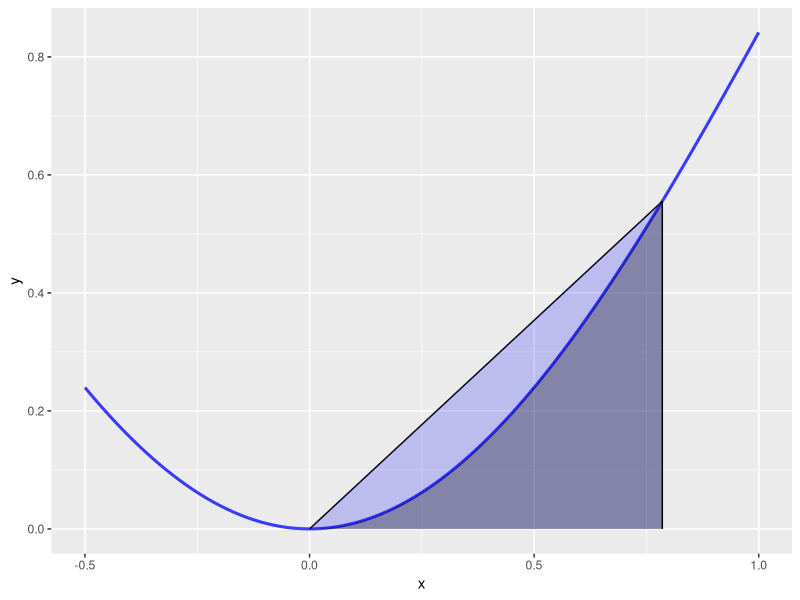
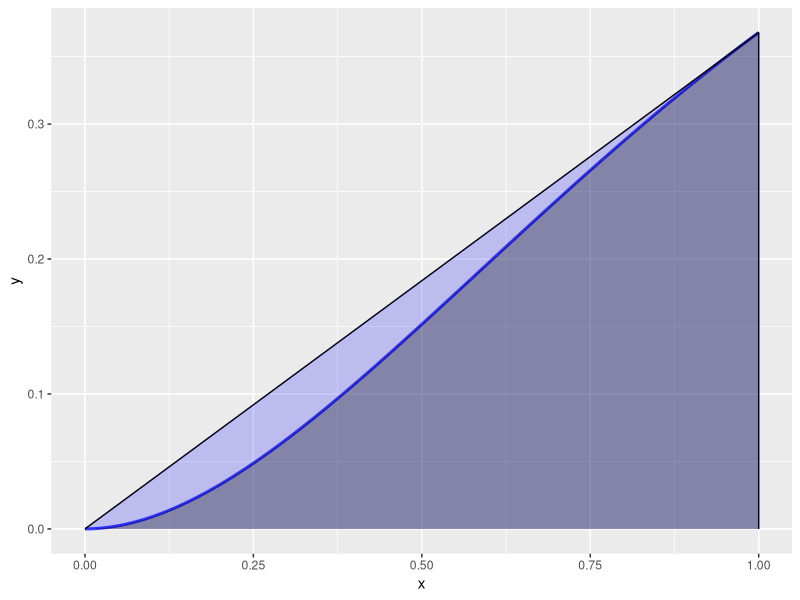

The R source for these figures, in order:
## ---- chunk 1


library(stringr)
library(tidyverse)
library(lubridate)
library(ggplot2)
library(zoo)

## ---- chunk 2

f <- function(x) {
  return(x * sin(x))
}
# Create a data frame to store all the points needed for the approximation trapezoid
df <- data.frame(cbind(c(0, pi/4, pi/4, 0), c(0, f(pi/4), 0, 0)))
# Plot the function and its approximation by the trapezoidal rule
ggplot(data = data.frame(x = 0), mapping = aes(x = x)) + 
  stat_function(fun = f, size = 1.05, alpha = 0.75, color='blue') + 
  geom_segment(aes(x = 0, y = 0, xend = pi/4, yend = f(pi/4))) + 
  geom_segment(aes(x = pi/4, y = 0, xend = pi/4, yend = f(pi/4))) + 
  geom_polygon(data = df, aes(x=X1, y=X2), fill = 'blue', alpha = 0.2) + 
  geom_area(stat = 'function', fun = f, fill = 'black', alpha = 0.3, xlim = c(0, pi/4)) + 
  xlim(c(-0.5,1))



## ---- chunk 3


f2 <- function(x) {
  return(x^2 * exp(-x))
}
df <- data.frame(cbind(c(0, 1, 1, 0), c(0, f2(1), 0, 0)))
ggplot(data = data.frame(x = 0), mapping = aes(x = x)) + 
  stat_function(fun = f2, size = 1.05, alpha = 0.75, color='blue') + 
  geom_segment(aes(x = 0, y = 0, xend = 1, yend = f2(1))) + 
  geom_segment(aes(x = 1, y = 0, xend = 1, yend = f2(1))) + 
  geom_polygon(data = df, aes(x=X1, y=X2), fill = 'blue', alpha = 0.2) + 
  geom_area(stat = 'function', fun = f2, fill = 'black', alpha = 0.3, xlim = c(0, 1)) + 
  xlim(c(0,1))


## ---- chunk 4

trapezoid <- function(f, a, b) {
  if (is.function(f) == FALSE) {
    stop('f must be a function with one parameter (variable)')
  }
  
  h <- b - a
  
  fxdx <- (h / 2) * (f(a) + f(b))
  
  return(fxdx)
}


